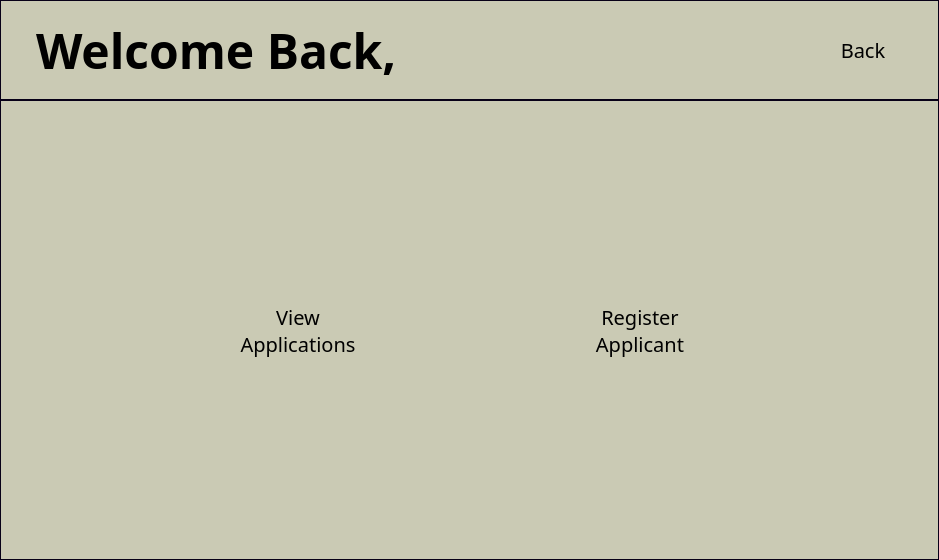
<?xml version="1.0" encoding="UTF-8"?>
<ui version="4.0">
 <class>MainWindow</class>
 <widget class="QMainWindow" name="MainWindow">
  <property name="geometry">
   <rect>
    <x>0</x>
    <y>0</y>
    <width>939</width>
    <height>560</height>
   </rect>
  </property>
  <property name="palette">
   <palette>
    <active>
     <colorrole role="Text">
      <brush brushstyle="SolidPattern">
       <color alpha="255">
        <red>0</red>
        <green>0</green>
        <blue>0</blue>
       </color>
      </brush>
     </colorrole>
     <colorrole role="Base">
      <brush brushstyle="SolidPattern">
       <color alpha="255">
        <red>255</red>
        <green>255</green>
        <blue>255</blue>
       </color>
      </brush>
     </colorrole>
     <colorrole role="Window">
      <brush brushstyle="SolidPattern">
       <color alpha="255">
        <red>202</red>
        <green>202</green>
        <blue>180</blue>
       </color>
      </brush>
     </colorrole>
    </active>
    <inactive>
     <colorrole role="Text">
      <brush brushstyle="SolidPattern">
       <color alpha="255">
        <red>0</red>
        <green>0</green>
        <blue>0</blue>
       </color>
      </brush>
     </colorrole>
     <colorrole role="Base">
      <brush brushstyle="SolidPattern">
       <color alpha="255">
        <red>255</red>
        <green>255</green>
        <blue>255</blue>
       </color>
      </brush>
     </colorrole>
     <colorrole role="Window">
      <brush brushstyle="SolidPattern">
       <color alpha="255">
        <red>202</red>
        <green>202</green>
        <blue>180</blue>
       </color>
      </brush>
     </colorrole>
    </inactive>
    <disabled>
     <colorrole role="Base">
      <brush brushstyle="SolidPattern">
       <color alpha="255">
        <red>202</red>
        <green>202</green>
        <blue>180</blue>
       </color>
      </brush>
     </colorrole>
     <colorrole role="Window">
      <brush brushstyle="SolidPattern">
       <color alpha="255">
        <red>202</red>
        <green>202</green>
        <blue>180</blue>
       </color>
      </brush>
     </colorrole>
    </disabled>
   </palette>
  </property>
  <property name="font">
   <font>
    <family>Montserrat</family>
    <italic>false</italic>
    <bold>false</bold>
   </font>
  </property>
  <property name="windowTitle">
   <string>Belize Social Security Application Manager</string>
  </property>
  <property name="styleSheet">
   <string notr="true"/>
  </property>
  <property name="tabShape">
   <enum>QTabWidget::TabShape::Rounded</enum>
  </property>
  <widget class="QWidget" name="centralwidget">
   <property name="palette">
    <palette>
     <active>
      <colorrole role="Window">
       <brush brushstyle="SolidPattern">
        <color alpha="255">
         <red>9</red>
         <green>0</green>
         <blue>30</blue>
        </color>
       </brush>
      </colorrole>
     </active>
     <inactive>
      <colorrole role="Window">
       <brush brushstyle="SolidPattern">
        <color alpha="255">
         <red>9</red>
         <green>0</green>
         <blue>30</blue>
        </color>
       </brush>
      </colorrole>
     </inactive>
     <disabled>
      <colorrole role="Base">
       <brush brushstyle="SolidPattern">
        <color alpha="255">
         <red>9</red>
         <green>0</green>
         <blue>30</blue>
        </color>
       </brush>
      </colorrole>
      <colorrole role="Window">
       <brush brushstyle="SolidPattern">
        <color alpha="255">
         <red>9</red>
         <green>0</green>
         <blue>30</blue>
        </color>
       </brush>
      </colorrole>
     </disabled>
    </palette>
   </property>
   <layout class="QHBoxLayout" name="horizontalLayout">
    <property name="spacing">
     <number>0</number>
    </property>
    <property name="leftMargin">
     <number>0</number>
    </property>
    <property name="topMargin">
     <number>0</number>
    </property>
    <property name="rightMargin">
     <number>0</number>
    </property>
    <property name="bottomMargin">
     <number>0</number>
    </property>
    <item>
     <widget class="QStackedWidget" name="stackedWidget">
      <property name="currentIndex">
       <number>1</number>
      </property>
      <widget class="QWidget" name="page_1">
       <property name="autoFillBackground">
        <bool>false</bool>
       </property>
       <property name="isPage" stdset="0">
        <bool>true</bool>
       </property>
       <layout class="QGridLayout" name="gridLayout">
        <property name="leftMargin">
         <number>0</number>
        </property>
        <property name="topMargin">
         <number>0</number>
        </property>
        <property name="rightMargin">
         <number>0</number>
        </property>
        <property name="bottomMargin">
         <number>0</number>
        </property>
        <property name="spacing">
         <number>0</number>
        </property>
        <item row="0" column="0">
         <widget class="QWidget" name="login_screen" native="true">
          <layout class="QHBoxLayout" name="horizontalLayout_2">
           <property name="spacing">
            <number>0</number>
           </property>
           <property name="sizeConstraint">
            <enum>QLayout::SizeConstraint::SetNoConstraint</enum>
           </property>
           <property name="leftMargin">
            <number>0</number>
           </property>
           <property name="topMargin">
            <number>0</number>
           </property>
           <property name="rightMargin">
            <number>0</number>
           </property>
           <property name="bottomMargin">
            <number>0</number>
           </property>
           <item>
            <widget class="QFrame" name="login_frame">
             <property name="sizePolicy">
              <sizepolicy hsizetype="Preferred" vsizetype="Preferred">
               <horstretch>0</horstretch>
               <verstretch>0</verstretch>
              </sizepolicy>
             </property>
             <property name="palette">
              <palette>
               <active>
                <colorrole role="WindowText">
                 <brush brushstyle="SolidPattern">
                  <color alpha="255">
                   <red>0</red>
                   <green>0</green>
                   <blue>0</blue>
                  </color>
                 </brush>
                </colorrole>
               </active>
               <inactive>
                <colorrole role="WindowText">
                 <brush brushstyle="SolidPattern">
                  <color alpha="255">
                   <red>0</red>
                   <green>0</green>
                   <blue>0</blue>
                  </color>
                 </brush>
                </colorrole>
               </inactive>
               <disabled/>
              </palette>
             </property>
             <property name="frameShape">
              <enum>QFrame::Shape::StyledPanel</enum>
             </property>
             <property name="frameShadow">
              <enum>QFrame::Shadow::Raised</enum>
             </property>
             <widget class="QPushButton" name="login_button">
              <property name="geometry">
               <rect>
                <x>170</x>
                <y>330</y>
                <width>120</width>
                <height>41</height>
               </rect>
              </property>
              <property name="palette">
               <palette>
                <active>
                 <colorrole role="Button">
                  <brush brushstyle="SolidPattern">
                   <color alpha="255">
                    <red>2</red>
                    <green>115</green>
                    <blue>74</blue>
                   </color>
                  </brush>
                 </colorrole>
                 <colorrole role="Text">
                  <brush brushstyle="SolidPattern">
                   <color alpha="255">
                    <red>255</red>
                    <green>255</green>
                    <blue>255</blue>
                   </color>
                  </brush>
                 </colorrole>
                </active>
                <inactive>
                 <colorrole role="Button">
                  <brush brushstyle="SolidPattern">
                   <color alpha="255">
                    <red>2</red>
                    <green>115</green>
                    <blue>74</blue>
                   </color>
                  </brush>
                 </colorrole>
                 <colorrole role="Text">
                  <brush brushstyle="SolidPattern">
                   <color alpha="255">
                    <red>255</red>
                    <green>255</green>
                    <blue>255</blue>
                   </color>
                  </brush>
                 </colorrole>
                </inactive>
                <disabled>
                 <colorrole role="Button">
                  <brush brushstyle="SolidPattern">
                   <color alpha="107">
                    <red>255</red>
                    <green>255</green>
                    <blue>255</blue>
                   </color>
                  </brush>
                 </colorrole>
                 <colorrole role="ButtonText">
                  <brush brushstyle="SolidPattern">
                   <color alpha="135">
                    <red>255</red>
                    <green>255</green>
                    <blue>255</blue>
                   </color>
                  </brush>
                 </colorrole>
                </disabled>
               </palette>
              </property>
              <property name="font">
               <font>
                <family>Montserrat</family>
                <pointsize>15</pointsize>
                <italic>false</italic>
                <bold>false</bold>
               </font>
              </property>
              <property name="text">
               <string>Login</string>
              </property>
              <property name="flat">
               <bool>true</bool>
              </property>
             </widget>
             <widget class="QLabel" name="login_header">
              <property name="geometry">
               <rect>
                <x>100</x>
                <y>130</y>
                <width>301</width>
                <height>61</height>
               </rect>
              </property>
              <property name="font">
               <font>
                <family>Abhaya Libre</family>
                <pointsize>36</pointsize>
                <italic>false</italic>
                <bold>true</bold>
               </font>
              </property>
              <property name="text">
               <string>Staff Login</string>
              </property>
              <property name="h1" stdset="0">
               <bool>true</bool>
              </property>
             </widget>
             <widget class="QWidget" name="layoutWidget">
              <property name="geometry">
               <rect>
                <x>100</x>
                <y>190</y>
                <width>271</width>
                <height>132</height>
               </rect>
              </property>
              <layout class="QGridLayout" name="login_form">
               <item row="0" column="0">
                <widget class="QLabel" name="email_label">
                 <property name="font">
                  <font>
                   <family>Montserrat</family>
                   <pointsize>15</pointsize>
                   <italic>false</italic>
                   <bold>false</bold>
                   <kerning>true</kerning>
                  </font>
                 </property>
                 <property name="text">
                  <string>Enter Email</string>
                 </property>
                </widget>
               </item>
               <item row="2" column="0">
                <widget class="QLabel" name="password_label">
                 <property name="font">
                  <font>
                   <family>Montserrat</family>
                   <pointsize>15</pointsize>
                   <italic>false</italic>
                   <bold>false</bold>
                   <kerning>true</kerning>
                  </font>
                 </property>
                 <property name="text">
                  <string>Enter Password</string>
                 </property>
                </widget>
               </item>
               <item row="3" column="0">
                <widget class="QLineEdit" name="password_field">
                 <property name="palette">
                  <palette>
                   <active>
                    <colorrole role="Text">
                     <brush brushstyle="SolidPattern">
                      <color alpha="255">
                       <red>30</red>
                       <green>30</green>
                       <blue>30</blue>
                      </color>
                     </brush>
                    </colorrole>
                    <colorrole role="Base">
                     <brush brushstyle="SolidPattern">
                      <color alpha="255">
                       <red>244</red>
                       <green>244</green>
                       <blue>244</blue>
                      </color>
                     </brush>
                    </colorrole>
                   </active>
                   <inactive>
                    <colorrole role="Text">
                     <brush brushstyle="SolidPattern">
                      <color alpha="255">
                       <red>30</red>
                       <green>30</green>
                       <blue>30</blue>
                      </color>
                     </brush>
                    </colorrole>
                    <colorrole role="Base">
                     <brush brushstyle="SolidPattern">
                      <color alpha="255">
                       <red>244</red>
                       <green>244</green>
                       <blue>244</blue>
                      </color>
                     </brush>
                    </colorrole>
                   </inactive>
                   <disabled/>
                  </palette>
                 </property>
                 <property name="font">
                  <font>
                   <family>Montserrat</family>
                   <pointsize>14</pointsize>
                   <italic>false</italic>
                   <bold>false</bold>
                   <kerning>true</kerning>
                  </font>
                 </property>
                </widget>
               </item>
               <item row="1" column="0">
                <widget class="QLineEdit" name="email_field">
                 <property name="palette">
                  <palette>
                   <active>
                    <colorrole role="Text">
                     <brush brushstyle="SolidPattern">
                      <color alpha="255">
                       <red>30</red>
                       <green>30</green>
                       <blue>30</blue>
                      </color>
                     </brush>
                    </colorrole>
                    <colorrole role="Base">
                     <brush brushstyle="SolidPattern">
                      <color alpha="255">
                       <red>244</red>
                       <green>244</green>
                       <blue>244</blue>
                      </color>
                     </brush>
                    </colorrole>
                   </active>
                   <inactive>
                    <colorrole role="Text">
                     <brush brushstyle="SolidPattern">
                      <color alpha="255">
                       <red>30</red>
                       <green>30</green>
                       <blue>30</blue>
                      </color>
                     </brush>
                    </colorrole>
                    <colorrole role="Base">
                     <brush brushstyle="SolidPattern">
                      <color alpha="255">
                       <red>244</red>
                       <green>244</green>
                       <blue>244</blue>
                      </color>
                     </brush>
                    </colorrole>
                   </inactive>
                   <disabled/>
                  </palette>
                 </property>
                 <property name="font">
                  <font>
                   <family>Montserrat</family>
                   <pointsize>14</pointsize>
                   <italic>false</italic>
                   <bold>false</bold>
                   <kerning>true</kerning>
                  </font>
                 </property>
                 <property name="text">
                  <string/>
                 </property>
                </widget>
               </item>
              </layout>
             </widget>
            </widget>
           </item>
           <item>
            <widget class="QFrame" name="frame_2">
             <property name="frameShape">
              <enum>QFrame::Shape::StyledPanel</enum>
             </property>
             <property name="frameShadow">
              <enum>QFrame::Shadow::Raised</enum>
             </property>
             <property name="lineWidth">
              <number>1</number>
             </property>
            </widget>
           </item>
          </layout>
         </widget>
        </item>
       </layout>
      </widget>
      <widget class="QWidget" name="page_2">
       <layout class="QGridLayout" name="gridLayout_2">
        <property name="leftMargin">
         <number>0</number>
        </property>
        <property name="topMargin">
         <number>0</number>
        </property>
        <property name="rightMargin">
         <number>0</number>
        </property>
        <property name="bottomMargin">
         <number>0</number>
        </property>
        <property name="spacing">
         <number>0</number>
        </property>
        <item row="0" column="0">
         <widget class="QWidget" name="welcome_screen" native="true">
          <layout class="QVBoxLayout" name="verticalLayout">
           <property name="spacing">
            <number>0</number>
           </property>
           <property name="sizeConstraint">
            <enum>QLayout::SizeConstraint::SetNoConstraint</enum>
           </property>
           <property name="leftMargin">
            <number>0</number>
           </property>
           <property name="topMargin">
            <number>0</number>
           </property>
           <property name="rightMargin">
            <number>0</number>
           </property>
           <property name="bottomMargin">
            <number>0</number>
           </property>
           <item>
            <widget class="QFrame" name="welcome_page_navbar">
             <property name="minimumSize">
              <size>
               <width>0</width>
               <height>100</height>
              </size>
             </property>
             <property name="maximumSize">
              <size>
               <width>16777215</width>
               <height>100</height>
              </size>
             </property>
             <property name="palette">
              <palette>
               <active>
                <colorrole role="Base">
                 <brush brushstyle="SolidPattern">
                  <color alpha="255">
                   <red>230</red>
                   <green>230</green>
                   <blue>210</blue>
                  </color>
                 </brush>
                </colorrole>
               </active>
               <inactive>
                <colorrole role="Base">
                 <brush brushstyle="SolidPattern">
                  <color alpha="255">
                   <red>230</red>
                   <green>230</green>
                   <blue>210</blue>
                  </color>
                 </brush>
                </colorrole>
               </inactive>
               <disabled/>
              </palette>
             </property>
             <property name="autoFillBackground">
              <bool>false</bool>
             </property>
             <property name="frameShape">
              <enum>QFrame::Shape::StyledPanel</enum>
             </property>
             <property name="frameShadow">
              <enum>QFrame::Shadow::Raised</enum>
             </property>
             <property name="isNavbar" stdset="0">
              <bool>true</bool>
             </property>
             <layout class="QHBoxLayout" name="horizontalLayout_4">
              <property name="leftMargin">
               <number>35</number>
              </property>
              <property name="rightMargin">
               <number>35</number>
              </property>
              <item>
               <widget class="QLabel" name="welcome_page_heading">
                <property name="font">
                 <font>
                  <family>Abhaya Libre</family>
                  <pointsize>36</pointsize>
                  <italic>false</italic>
                  <bold>true</bold>
                 </font>
                </property>
                <property name="text">
                 <string>Welcome Back, </string>
                </property>
                <property name="h1" stdset="0">
                 <bool>true</bool>
                </property>
               </widget>
              </item>
              <item>
               <widget class="QPushButton" name="back_button">
                <property name="sizePolicy">
                 <sizepolicy hsizetype="Fixed" vsizetype="Fixed">
                  <horstretch>0</horstretch>
                  <verstretch>0</verstretch>
                 </sizepolicy>
                </property>
                <property name="minimumSize">
                 <size>
                  <width>50</width>
                  <height>20</height>
                 </size>
                </property>
                <property name="maximumSize">
                 <size>
                  <width>80</width>
                  <height>40</height>
                 </size>
                </property>
                <property name="palette">
                 <palette>
                  <active>
                   <colorrole role="Button">
                    <brush brushstyle="SolidPattern">
                     <color alpha="255">
                      <red>2</red>
                      <green>115</green>
                      <blue>74</blue>
                     </color>
                    </brush>
                   </colorrole>
                   <colorrole role="Text">
                    <brush brushstyle="SolidPattern">
                     <color alpha="255">
                      <red>255</red>
                      <green>255</green>
                      <blue>255</blue>
                     </color>
                    </brush>
                   </colorrole>
                  </active>
                  <inactive>
                   <colorrole role="Button">
                    <brush brushstyle="SolidPattern">
                     <color alpha="255">
                      <red>2</red>
                      <green>115</green>
                      <blue>74</blue>
                     </color>
                    </brush>
                   </colorrole>
                   <colorrole role="Text">
                    <brush brushstyle="SolidPattern">
                     <color alpha="255">
                      <red>255</red>
                      <green>255</green>
                      <blue>255</blue>
                     </color>
                    </brush>
                   </colorrole>
                  </inactive>
                  <disabled>
                   <colorrole role="Button">
                    <brush brushstyle="SolidPattern">
                     <color alpha="107">
                      <red>255</red>
                      <green>255</green>
                      <blue>255</blue>
                     </color>
                    </brush>
                   </colorrole>
                   <colorrole role="ButtonText">
                    <brush brushstyle="SolidPattern">
                     <color alpha="135">
                      <red>255</red>
                      <green>255</green>
                      <blue>255</blue>
                     </color>
                    </brush>
                   </colorrole>
                  </disabled>
                 </palette>
                </property>
                <property name="font">
                 <font>
                  <family>Montserrat</family>
                  <pointsize>15</pointsize>
                  <italic>false</italic>
                  <bold>false</bold>
                 </font>
                </property>
                <property name="text">
                 <string>Back</string>
                </property>
                <property name="flat">
                 <bool>true</bool>
                </property>
                <property name="isBackButton" stdset="0">
                 <bool>true</bool>
                </property>
               </widget>
              </item>
             </layout>
            </widget>
           </item>
           <item>
            <widget class="QFrame" name="welcome_frame">
             <property name="frameShape">
              <enum>QFrame::Shape::StyledPanel</enum>
             </property>
             <property name="frameShadow">
              <enum>QFrame::Shadow::Raised</enum>
             </property>
             <property name="lineWidth">
              <number>1</number>
             </property>
             <layout class="QHBoxLayout" name="horizontalLayout_5">
              <property name="spacing">
               <number>25</number>
              </property>
              <property name="leftMargin">
               <number>80</number>
              </property>
              <property name="rightMargin">
               <number>80</number>
              </property>
              <item>
               <widget class="QPushButton" name="view_applications_button">
                <property name="minimumSize">
                 <size>
                  <width>200</width>
                  <height>130</height>
                 </size>
                </property>
                <property name="maximumSize">
                 <size>
                  <width>200</width>
                  <height>130</height>
                 </size>
                </property>
                <property name="palette">
                 <palette>
                  <active>
                   <colorrole role="Button">
                    <brush brushstyle="SolidPattern">
                     <color alpha="255">
                      <red>2</red>
                      <green>115</green>
                      <blue>74</blue>
                     </color>
                    </brush>
                   </colorrole>
                   <colorrole role="Text">
                    <brush brushstyle="SolidPattern">
                     <color alpha="255">
                      <red>255</red>
                      <green>255</green>
                      <blue>255</blue>
                     </color>
                    </brush>
                   </colorrole>
                  </active>
                  <inactive>
                   <colorrole role="Button">
                    <brush brushstyle="SolidPattern">
                     <color alpha="255">
                      <red>2</red>
                      <green>115</green>
                      <blue>74</blue>
                     </color>
                    </brush>
                   </colorrole>
                   <colorrole role="Text">
                    <brush brushstyle="SolidPattern">
                     <color alpha="255">
                      <red>255</red>
                      <green>255</green>
                      <blue>255</blue>
                     </color>
                    </brush>
                   </colorrole>
                  </inactive>
                  <disabled>
                   <colorrole role="Button">
                    <brush brushstyle="SolidPattern">
                     <color alpha="107">
                      <red>255</red>
                      <green>255</green>
                      <blue>255</blue>
                     </color>
                    </brush>
                   </colorrole>
                   <colorrole role="ButtonText">
                    <brush brushstyle="SolidPattern">
                     <color alpha="135">
                      <red>255</red>
                      <green>255</green>
                      <blue>255</blue>
                     </color>
                    </brush>
                   </colorrole>
                  </disabled>
                 </palette>
                </property>
                <property name="font">
                 <font>
                  <family>Montserrat</family>
                  <pointsize>15</pointsize>
                  <italic>false</italic>
                  <bold>false</bold>
                 </font>
                </property>
                <property name="text">
                 <string>View 
Applications</string>
                </property>
                <property name="checkable">
                 <bool>false</bool>
                </property>
                <property name="flat">
                 <bool>true</bool>
                </property>
                <property name="isBigButton" stdset="0">
                 <bool>true</bool>
                </property>
               </widget>
              </item>
              <item>
               <widget class="QPushButton" name="register_applicant_button">
                <property name="minimumSize">
                 <size>
                  <width>200</width>
                  <height>130</height>
                 </size>
                </property>
                <property name="maximumSize">
                 <size>
                  <width>200</width>
                  <height>130</height>
                 </size>
                </property>
                <property name="palette">
                 <palette>
                  <active>
                   <colorrole role="Button">
                    <brush brushstyle="SolidPattern">
                     <color alpha="255">
                      <red>2</red>
                      <green>115</green>
                      <blue>74</blue>
                     </color>
                    </brush>
                   </colorrole>
                   <colorrole role="Text">
                    <brush brushstyle="SolidPattern">
                     <color alpha="255">
                      <red>255</red>
                      <green>255</green>
                      <blue>255</blue>
                     </color>
                    </brush>
                   </colorrole>
                  </active>
                  <inactive>
                   <colorrole role="Button">
                    <brush brushstyle="SolidPattern">
                     <color alpha="255">
                      <red>2</red>
                      <green>115</green>
                      <blue>74</blue>
                     </color>
                    </brush>
                   </colorrole>
                   <colorrole role="Text">
                    <brush brushstyle="SolidPattern">
                     <color alpha="255">
                      <red>255</red>
                      <green>255</green>
                      <blue>255</blue>
                     </color>
                    </brush>
                   </colorrole>
                  </inactive>
                  <disabled>
                   <colorrole role="Button">
                    <brush brushstyle="SolidPattern">
                     <color alpha="107">
                      <red>255</red>
                      <green>255</green>
                      <blue>255</blue>
                     </color>
                    </brush>
                   </colorrole>
                   <colorrole role="ButtonText">
                    <brush brushstyle="SolidPattern">
                     <color alpha="135">
                      <red>255</red>
                      <green>255</green>
                      <blue>255</blue>
                     </color>
                    </brush>
                   </colorrole>
                  </disabled>
                 </palette>
                </property>
                <property name="font">
                 <font>
                  <family>Montserrat</family>
                  <pointsize>15</pointsize>
                  <italic>false</italic>
                  <bold>false</bold>
                 </font>
                </property>
                <property name="text">
                 <string>Register
Applicant</string>
                </property>
                <property name="flat">
                 <bool>true</bool>
                </property>
                <property name="isBigButton" stdset="0">
                 <bool>true</bool>
                </property>
               </widget>
              </item>
             </layout>
            </widget>
           </item>
          </layout>
         </widget>
        </item>
       </layout>
      </widget>
     </widget>
    </item>
   </layout>
  </widget>
 </widget>
 <resources>
  <include location="rsrc.qrc"/>
 </resources>
 <connections/>
</ui>
